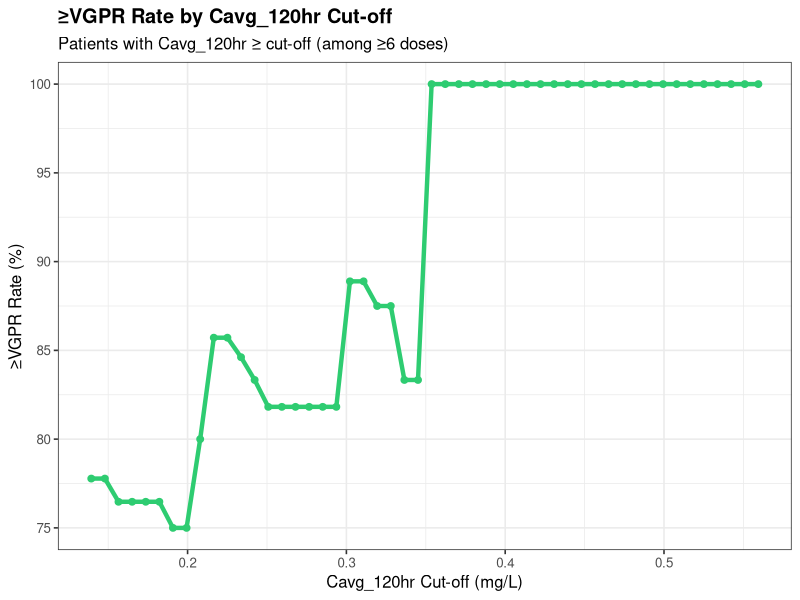
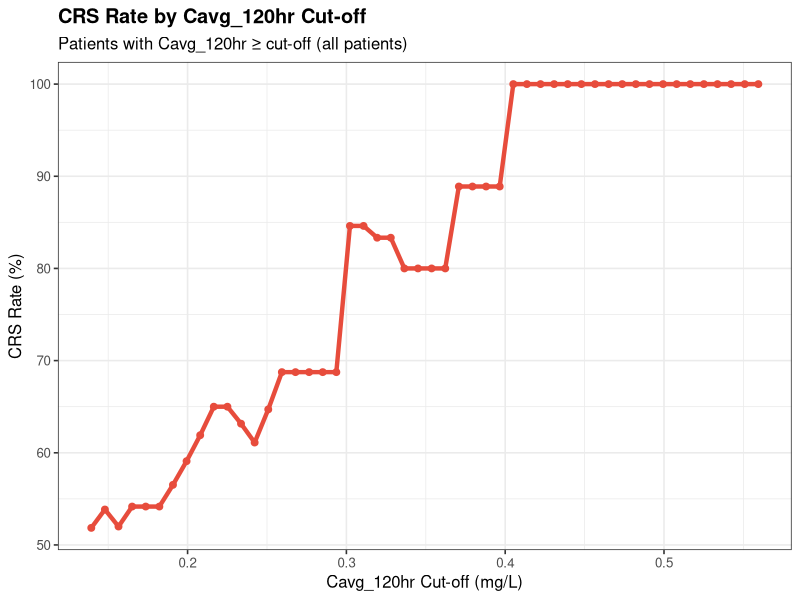
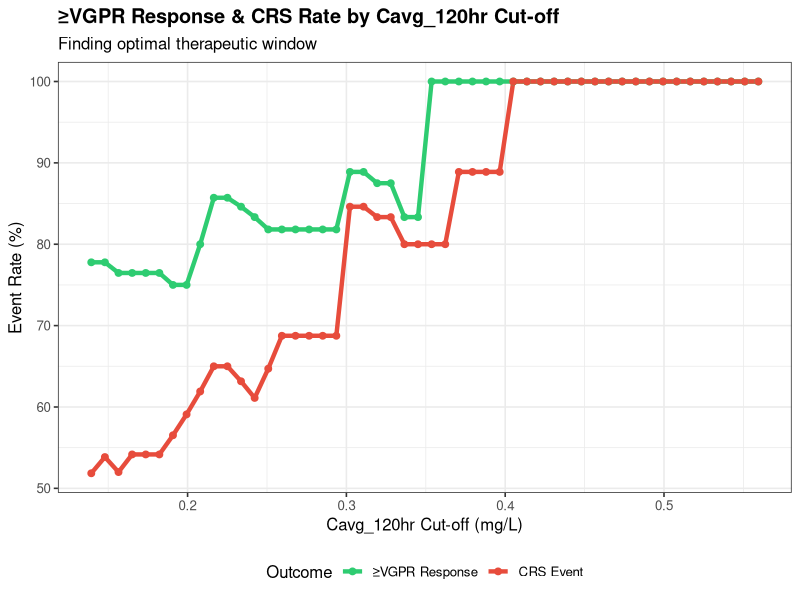
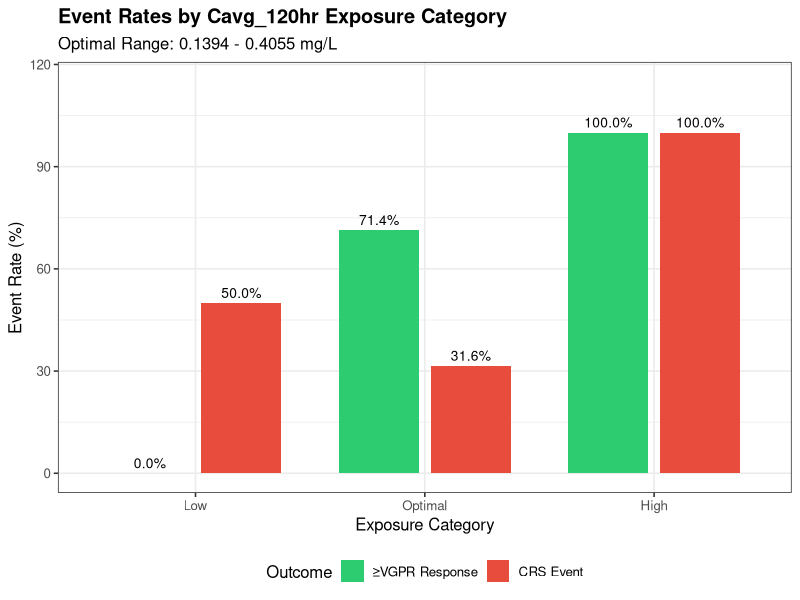
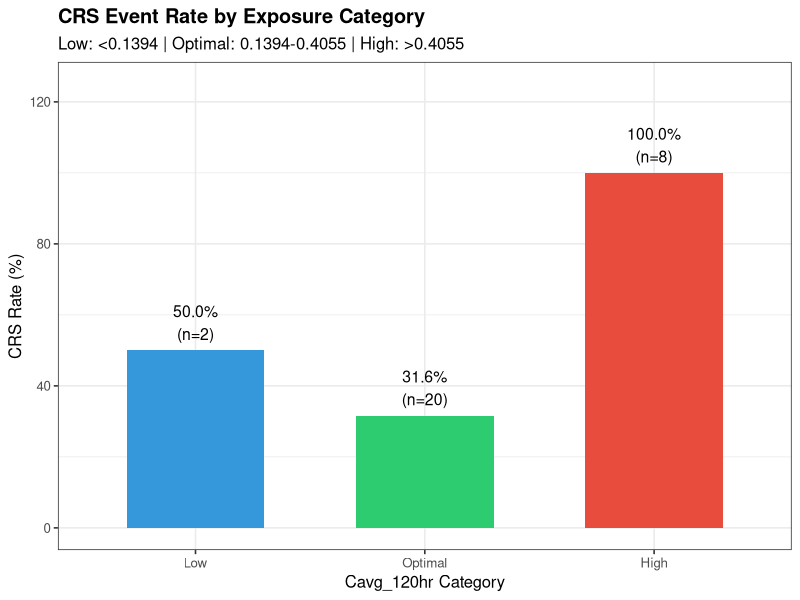
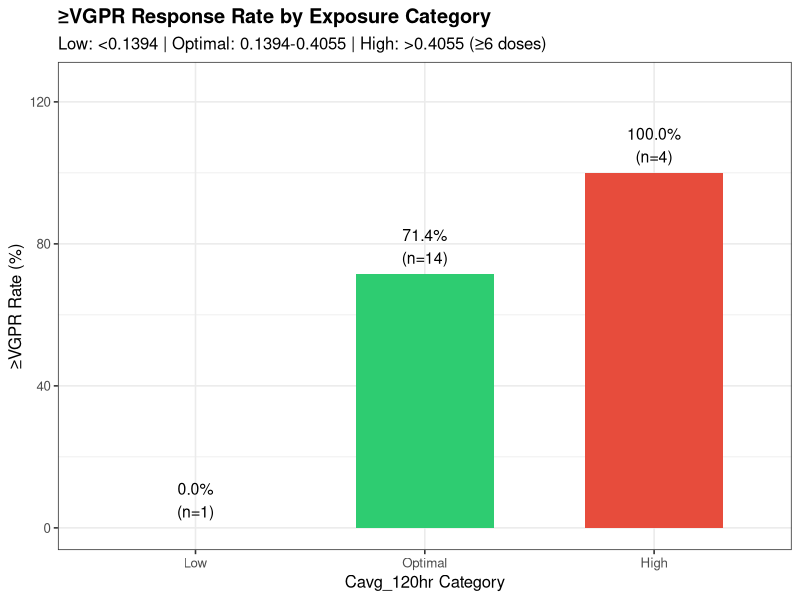
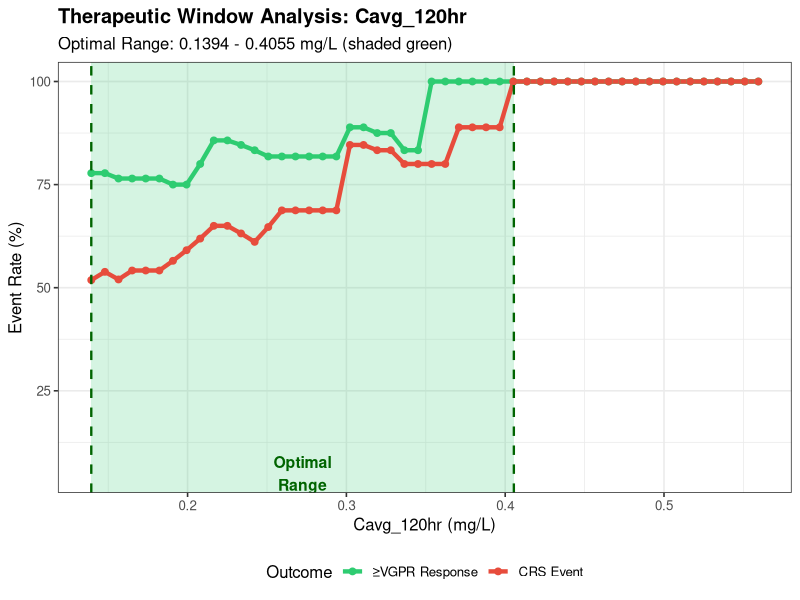

R code for these plots, in order:
#===============================================================================
# Teclistamab PK Cut-off Analysis: Cavg_120hr
#
# Analyze different Cavg_120hr cut-offs for:
# - Response (≥VGPR) rate
# - CRS event rate
#
# Find optimal therapeutic window (maximize efficacy, minimize toxicity)
# Categorize patients into Low/Optimal/High exposure groups
#
# PREREQUISITE: Run pk_simulation.R first to generate pk_ae_merged_results.csv
#===============================================================================

library(tidyverse)
library(gridExtra)

cat("==========================================================\n")
cat("    Teclistamab Cavg_120hr Cut-off Analysis\n")
cat("==========================================================\n\n")

#-------------------------------------------------------------------------------
# 1. Load Data
#-------------------------------------------------------------------------------

cat("Loading data...\n")

# Load PK + AE merged data
if (!file.exists("pk_ae_merged_results.csv")) {
  stop("ERROR: pk_ae_merged_results.csv not found!\n",
       "Please run pk_simulation.R first.")
}

pk_ae_data <- read_csv("pk_ae_merged_results.csv", show_col_types = FALSE)
cat("  - Loaded PK+AE data for", nrow(pk_ae_data), "patients\n")

# Load response data
response_data <- read_csv("response_data.csv", show_col_types = FALSE)
cat("  - Loaded response data for", nrow(response_data), "patients\n")

# Load dosing data to filter for ≥6 doses
dosing_all <- read_csv("mrgsolve_dosing_full.csv", show_col_types = FALSE) %>%
  filter(TIME >= 0) %>%
  arrange(ID, TIME)

# Calculate number of doses per patient
dose_counts <- dosing_all %>%
  group_by(ID) %>%
  summarise(N_doses_actual = n(), .groups = "drop")

#-------------------------------------------------------------------------------
# 2. Merge All Data
#-------------------------------------------------------------------------------

cat("\n=== Merging data ===\n")

# Merge PK + AE + Response data
analysis_data <- pk_ae_data %>%
  left_join(response_data, by = "PID") %>%
  left_join(dose_counts, by = "ID") %>%
  mutate(
    # VGPR or better (sCR, CR, VGPR)
    VGPR_or_better = ifelse(RESP_CTX %in% c("sCR", "CR", "VGPR"), 1, 0),
    # At least 6 doses
    Has_6doses = ifelse(N_doses_actual >= 6, TRUE, FALSE)
  )

cat("  - Merged data:", nrow(analysis_data), "patients\n")

# Summary
cat("\n--- Data Summary ---\n")
cat("Total patients:", nrow(analysis_data), "\n")
cat("Patients with ≥6 doses:", sum(analysis_data$Has_6doses, na.rm = TRUE), "\n")
cat("CRS any grade events:", sum(analysis_data$CRS_any, na.rm = TRUE), "\n")
cat("≥VGPR responses (≥6 doses):", sum(analysis_data$VGPR_or_better[analysis_data$Has_6doses], na.rm = TRUE), "\n")

#-------------------------------------------------------------------------------
# 3. Define Cut-off Range for Cavg_120hr
#-------------------------------------------------------------------------------

cat("\n=== Cavg_120hr Distribution ===\n")

cavg_values <- analysis_data$Cavg_120hr
cat("Min:", round(min(cavg_values, na.rm = TRUE), 4), "\n")
cat("Max:", round(max(cavg_values, na.rm = TRUE), 4), "\n")
cat("Median:", round(median(cavg_values, na.rm = TRUE), 4), "\n")
cat("Mean:", round(mean(cavg_values, na.rm = TRUE), 4), "\n")

# Define cut-off range (from 10th to 90th percentile)
cutoff_min <- quantile(cavg_values, 0.05, na.rm = TRUE)
cutoff_max <- quantile(cavg_values, 0.95, na.rm = TRUE)
cutoffs <- seq(cutoff_min, cutoff_max, length.out = 50)

cat("\nCut-off range:", round(cutoff_min, 4), "to", round(cutoff_max, 4), "\n")

#-------------------------------------------------------------------------------
# 4. Calculate Event Rates at Each Cut-off
#-------------------------------------------------------------------------------

cat("\n=== Calculating Event Rates at Each Cut-off ===\n")

# For CRS: use all patients (CRS typically occurs early)
# For VGPR: use patients with ≥6 doses only (need adequate treatment)

event_rate_results <- map_dfr(cutoffs, function(cutoff) {
  # CRS analysis (all patients)
  crs_high <- analysis_data %>% filter(Cavg_120hr >= cutoff)
  crs_low <- analysis_data %>% filter(Cavg_120hr < cutoff)

  crs_rate_high <- mean(crs_high$CRS_any, na.rm = TRUE)
  crs_rate_low <- mean(crs_low$CRS_any, na.rm = TRUE)

  # VGPR analysis (≥6 doses only)
  vgpr_data <- analysis_data %>% filter(Has_6doses == TRUE)
  vgpr_high <- vgpr_data %>% filter(Cavg_120hr >= cutoff)
  vgpr_low <- vgpr_data %>% filter(Cavg_120hr < cutoff)

  vgpr_rate_high <- mean(vgpr_high$VGPR_or_better, na.rm = TRUE)
  vgpr_rate_low <- mean(vgpr_low$VGPR_or_better, na.rm = TRUE)

  tibble(
    Cutoff = cutoff,
    # Above cutoff
    N_above = nrow(crs_high),
    CRS_rate_above = crs_rate_high * 100,
    VGPR_rate_above = vgpr_rate_high * 100,
    # Below cutoff
    N_below = nrow(crs_low),
    CRS_rate_below = crs_rate_low * 100,
    VGPR_rate_below = vgpr_rate_low * 100
  )
})

#-------------------------------------------------------------------------------
# 5. Create Event Rate vs Cut-off Plot
#-------------------------------------------------------------------------------

cat("\n=== Creating Cut-off Analysis Plots ===\n")

# Plot 1: VGPR Rate vs Cut-off (High Cavg_120hr)
p1 <- ggplot(event_rate_results, aes(x = Cutoff)) +
  geom_line(aes(y = VGPR_rate_above), color = "#2ecc71", size = 1.5) +
  geom_point(aes(y = VGPR_rate_above), color = "#2ecc71", size = 2) +
  labs(
    title = "≥VGPR Rate by Cavg_120hr Cut-off",
    subtitle = "Patients with Cavg_120hr ≥ cut-off (among ≥6 doses)",
    x = "Cavg_120hr Cut-off (mg/L)",
    y = "≥VGPR Rate (%)"
  ) +
  theme_bw(base_size = 12) +
  theme(plot.title = element_text(face = "bold"))

# Plot 2: CRS Rate vs Cut-off (High Cavg_120hr)
p2 <- ggplot(event_rate_results, aes(x = Cutoff)) +
  geom_line(aes(y = CRS_rate_above), color = "#e74c3c", size = 1.5) +
  geom_point(aes(y = CRS_rate_above), color = "#e74c3c", size = 2) +
  labs(
    title = "CRS Rate by Cavg_120hr Cut-off",
    subtitle = "Patients with Cavg_120hr ≥ cut-off (all patients)",
    x = "Cavg_120hr Cut-off (mg/L)",
    y = "CRS Rate (%)"
  ) +
  theme_bw(base_size = 12) +
  theme(plot.title = element_text(face = "bold"))

# Combined plot: Both rates vs cut-off
plot_data_long <- event_rate_results %>%
  select(Cutoff, VGPR_rate_above, CRS_rate_above) %>%
  pivot_longer(
    cols = c(VGPR_rate_above, CRS_rate_above),
    names_to = "Outcome",
    values_to = "Rate"
  ) %>%
  mutate(
    Outcome = case_when(
      Outcome == "VGPR_rate_above" ~ "≥VGPR Response",
      Outcome == "CRS_rate_above" ~ "CRS Event"
    )
  )

p3 <- ggplot(plot_data_long, aes(x = Cutoff, y = Rate, color = Outcome)) +
  geom_line(size = 1.5) +
  geom_point(size = 2) +
  scale_color_manual(values = c("CRS Event" = "#e74c3c", "≥VGPR Response" = "#2ecc71")) +
  labs(
    title = "≥VGPR Response & CRS Rate by Cavg_120hr Cut-off",
    subtitle = "Finding optimal therapeutic window",
    x = "Cavg_120hr Cut-off (mg/L)",
    y = "Event Rate (%)",
    color = "Outcome"
  ) +
  theme_bw(base_size = 12) +
  theme(
    plot.title = element_text(face = "bold"),
    legend.position = "bottom"
  )

ggsave("cutoff_VGPR_rate.png", p1, width = 8, height = 6, dpi = 200)
ggsave("cutoff_CRS_rate.png", p2, width = 8, height = 6, dpi = 200)
ggsave("cutoff_combined_rates.png", p3, width = 10, height = 7, dpi = 200)

cat("Saved: cutoff_VGPR_rate.png\n")
cat("Saved: cutoff_CRS_rate.png\n")
cat("Saved: cutoff_combined_rates.png\n")

#-------------------------------------------------------------------------------
# 6. Find Optimal Range Using Benefit-Risk Analysis
#-------------------------------------------------------------------------------

cat("\n=== Finding Optimal Range (Benefit-Risk Analysis) ===\n")

library(pROC)

# Strategy: Find range where VGPR is maximized and CRS is acceptable
# 1. Upper bound: Where CRS rate stays below safety threshold
# 2. Lower bound: Where VGPR rate is acceptable
# 3. Net Clinical Benefit: VGPR_rate - CRS_rate

# Define thresholds
CRS_THRESHOLD <- 90   # Maximum acceptable CRS rate (%)
VGPR_MIN_THRESHOLD <- 50  # Minimum acceptable VGPR rate (%)

#--- Method 1: Constraint-based approach ---
cat("\n--- Method 1: Constraint-Based Approach ---\n")

# Calculate event rates at each Cavg_120hr value (within-bin analysis)
# Create finer bins for more precise analysis
n_bins <- 20
cavg_sorted <- sort(analysis_data$Cavg_120hr)
bin_breaks <- quantile(cavg_sorted, probs = seq(0, 1, length.out = n_bins + 1), na.rm = TRUE)
bin_breaks <- unique(bin_breaks)  # Remove duplicates

# Calculate event rates for each bin
bin_analysis <- map_dfr(1:(length(bin_breaks) - 1), function(i) {
  lower <- bin_breaks[i]
  upper <- bin_breaks[i + 1]

  # All patients in this bin (for CRS)
  bin_all <- analysis_data %>%
    filter(Cavg_120hr >= lower & Cavg_120hr < upper)

  # Patients with ≥6 doses in this bin (for VGPR)
  bin_vgpr <- analysis_data %>%
    filter(Has_6doses == TRUE & Cavg_120hr >= lower & Cavg_120hr < upper)

  tibble(
    Bin = i,
    Lower = lower,
    Upper = upper,
    Midpoint = (lower + upper) / 2,
    N_all = nrow(bin_all),
    N_vgpr = nrow(bin_vgpr),
    CRS_rate = ifelse(nrow(bin_all) > 0, mean(bin_all$CRS_any, na.rm = TRUE) * 100, NA),
    VGPR_rate = ifelse(nrow(bin_vgpr) > 0, mean(bin_vgpr$VGPR_or_better, na.rm = TRUE) * 100, NA)
  )
})

cat("\n--- Event Rates by Cavg_120hr Bin ---\n")
print(bin_analysis %>% select(Bin, Lower, Upper, N_all, CRS_rate, N_vgpr, VGPR_rate), n = 25)

# Find upper bound: highest Cavg_120hr where CRS < threshold
upper_candidates <- bin_analysis %>%
  filter(!is.na(CRS_rate) & CRS_rate < CRS_THRESHOLD) %>%
  arrange(desc(Upper))

if (nrow(upper_candidates) > 0) {
  optimal_upper <- upper_candidates$Upper[1]
  cat(sprintf("\nUpper bound (CRS < %d%%): %.4f mg/L\n", CRS_THRESHOLD, optimal_upper))
} else {
  # If all bins have CRS >= threshold, use median
  optimal_upper <- median(cavg_values, na.rm = TRUE)
  cat(sprintf("\nNo bin with CRS < %d%%, using median: %.4f mg/L\n", CRS_THRESHOLD, optimal_upper))
}

# Find lower bound: lowest Cavg_120hr where VGPR is still acceptable
# Use cumulative approach: VGPR rate for patients >= cutoff
lower_candidates <- event_rate_results %>%
  filter(VGPR_rate_above >= VGPR_MIN_THRESHOLD & Cutoff <= optimal_upper) %>%
  arrange(Cutoff)

if (nrow(lower_candidates) > 0) {
  optimal_lower <- lower_candidates$Cutoff[1]
  cat(sprintf("Lower bound (VGPR >= %d%% above): %.4f mg/L\n", VGPR_MIN_THRESHOLD, optimal_lower))
} else {
  optimal_lower <- quantile(cavg_values, 0.25, na.rm = TRUE)
  cat(sprintf("No cutoff with VGPR >= %d%%, using Q1: %.4f mg/L\n", VGPR_MIN_THRESHOLD, optimal_lower))
}

#--- Method 2: Net Clinical Benefit ---
cat("\n--- Method 2: Net Clinical Benefit Score ---\n")

# Calculate Net Benefit = VGPR_rate - CRS_rate for patients within range [lower, upper]
# Test different ranges
range_analysis <- expand_grid(
  Lower = quantile(cavg_values, seq(0.1, 0.5, by = 0.1), na.rm = TRUE),
  Upper = quantile(cavg_values, seq(0.5, 0.9, by = 0.1), na.rm = TRUE)
) %>%
  filter(Lower < Upper) %>%
  rowwise() %>%
  mutate(
    # Patients within range
    N_range_all = sum(analysis_data$Cavg_120hr >= Lower & analysis_data$Cavg_120hr <= Upper, na.rm = TRUE),
    N_range_vgpr = sum(analysis_data$Cavg_120hr >= Lower & analysis_data$Cavg_120hr <= Upper &
                        analysis_data$Has_6doses == TRUE, na.rm = TRUE),

    # Event rates within range
    CRS_in_range = {
      pts <- analysis_data %>% filter(Cavg_120hr >= Lower & Cavg_120hr <= Upper)
      if (nrow(pts) > 0) mean(pts$CRS_any, na.rm = TRUE) * 100 else NA_real_
    },
    VGPR_in_range = {
      pts <- analysis_data %>% filter(Cavg_120hr >= Lower & Cavg_120hr <= Upper & Has_6doses == TRUE)
      if (nrow(pts) > 0) mean(pts$VGPR_or_better, na.rm = TRUE) * 100 else NA_real_
    },

    # Net Clinical Benefit (higher is better)
    Net_Benefit = VGPR_in_range - CRS_in_range,

    # Benefit-Risk Ratio (higher is better, avoid division by zero)
    Benefit_Risk_Ratio = VGPR_in_range / (CRS_in_range + 1)
  ) %>%
  ungroup() %>%
  filter(!is.na(Net_Benefit) & N_range_all >= 3)

# Find best range by Net Benefit (with constraint that CRS < threshold)
best_range <- range_analysis %>%
  filter(CRS_in_range < CRS_THRESHOLD) %>%
  arrange(desc(Net_Benefit)) %>%
  head(1)

if (nrow(best_range) > 0) {
  cat(sprintf("\nBest Range by Net Benefit (CRS < %d%%):\n", CRS_THRESHOLD))
  cat(sprintf("  Range: %.4f - %.4f mg/L\n", best_range$Lower, best_range$Upper))
  cat(sprintf("  N in range: %d (all), %d (≥6 doses)\n", best_range$N_range_all, best_range$N_range_vgpr))
  cat(sprintf("  VGPR rate: %.1f%%\n", best_range$VGPR_in_range))
  cat(sprintf("  CRS rate: %.1f%%\n", best_range$CRS_in_range))
  cat(sprintf("  Net Benefit: %.1f\n", best_range$Net_Benefit))

  # Use Method 2 result if it gives better range
  if (best_range$Net_Benefit > (optimal_lower - optimal_upper)) {
    optimal_lower_m2 <- best_range$Lower
    optimal_upper_m2 <- best_range$Upper
  }
}

#--- Final Optimal Range Selection ---
cat("\n--- Final Optimal Range ---\n")

# Ensure upper bound respects CRS constraint
# Check CRS rate at the proposed upper bound
crs_at_upper <- bin_analysis %>%
  filter(Upper <= optimal_upper) %>%
  summarise(max_crs = max(CRS_rate, na.rm = TRUE))

if (!is.na(crs_at_upper$max_crs) && crs_at_upper$max_crs >= 100) {
  # Find the last bin before CRS reaches 100%
  safe_bins <- bin_analysis %>%
    filter(CRS_rate < 100) %>%
    arrange(desc(Upper))

  if (nrow(safe_bins) > 0) {
    optimal_upper <- safe_bins$Upper[1]
    cat(sprintf("Adjusted upper bound (before CRS=100%%): %.4f mg/L\n", optimal_upper))
  }
}

# Validate bounds
if (optimal_lower >= optimal_upper) {
  cat("Warning: Lower bound >= Upper bound, adjusting...\n")
  optimal_lower <- quantile(cavg_values, 0.33, na.rm = TRUE)
  optimal_upper <- quantile(cavg_values, 0.67, na.rm = TRUE)
}

cat(sprintf("\n>>> OPTIMAL RANGE: %.4f - %.4f mg/L <<<\n", optimal_lower, optimal_upper))

#-------------------------------------------------------------------------------
# 7. Categorize Patients: Low / Optimal / High
#-------------------------------------------------------------------------------

cat("\n=== Categorizing Patients ===\n")

analysis_data <- analysis_data %>%
  mutate(
    Exposure_Category = case_when(
      Cavg_120hr < optimal_lower ~ "Low",
      Cavg_120hr >= optimal_lower & Cavg_120hr <= optimal_upper ~ "Optimal",
      Cavg_120hr > optimal_upper ~ "High"
    ),
    Exposure_Category = factor(Exposure_Category, levels = c("Low", "Optimal", "High"))
  )

cat("\nExposure Category Distribution:\n")
print(table(analysis_data$Exposure_Category))

#-------------------------------------------------------------------------------
# 8. Calculate Event Rates by Category
#-------------------------------------------------------------------------------

cat("\n=== Event Rates by Exposure Category ===\n")

# CRS rates (all patients)
crs_by_category <- analysis_data %>%
  group_by(Exposure_Category) %>%
  summarise(
    N = n(),
    CRS_events = sum(CRS_any, na.rm = TRUE),
    CRS_rate = mean(CRS_any, na.rm = TRUE) * 100,
    .groups = "drop"
  )

cat("\n--- CRS Event Rate by Exposure Category ---\n")
print(crs_by_category)

# VGPR rates (≥6 doses only)
vgpr_by_category <- analysis_data %>%
  filter(Has_6doses == TRUE) %>%
  group_by(Exposure_Category) %>%
  summarise(
    N = n(),
    VGPR_events = sum(VGPR_or_better, na.rm = TRUE),
    VGPR_rate = mean(VGPR_or_better, na.rm = TRUE) * 100,
    .groups = "drop"
  )

cat("\n--- ≥VGPR Rate by Exposure Category (≥6 doses) ---\n")
print(vgpr_by_category)

# Combined summary
summary_by_category <- crs_by_category %>%
  left_join(
    vgpr_by_category %>% select(Exposure_Category, N_vgpr = N, VGPR_events, VGPR_rate),
    by = "Exposure_Category"
  )

cat("\n--- Combined Summary ---\n")
print(summary_by_category)

write_csv(summary_by_category, "pk_cutoff_category_summary.csv")
cat("\nSaved: pk_cutoff_category_summary.csv\n")

#-------------------------------------------------------------------------------
# 9. Create Bar Plot for Event Rates by Category
#-------------------------------------------------------------------------------

cat("\n=== Creating Category Bar Plots ===\n")

# Prepare data for plotting
bar_data <- bind_rows(
  crs_by_category %>%
    select(Exposure_Category, Rate = CRS_rate, N) %>%
    mutate(Outcome = "CRS Event"),
  vgpr_by_category %>%
    select(Exposure_Category, Rate = VGPR_rate, N) %>%
    mutate(Outcome = "≥VGPR Response")
)

# Bar plot
p_bar <- ggplot(bar_data, aes(x = Exposure_Category, y = Rate, fill = Outcome)) +
  geom_bar(stat = "identity", position = position_dodge(width = 0.8), width = 0.7) +
  geom_text(aes(label = sprintf("%.1f%%", Rate)),
            position = position_dodge(width = 0.8), vjust = -0.5, size = 3.5) +
  scale_fill_manual(values = c("CRS Event" = "#e74c3c", "≥VGPR Response" = "#2ecc71")) +
  labs(
    title = "Event Rates by Cavg_120hr Exposure Category",
    subtitle = sprintf("Optimal Range: %.4f - %.4f mg/L", optimal_lower, optimal_upper),
    x = "Exposure Category",
    y = "Event Rate (%)",
    fill = "Outcome"
  ) +
  ylim(0, max(bar_data$Rate, na.rm = TRUE) * 1.15) +
  theme_bw(base_size = 12) +
  theme(
    plot.title = element_text(face = "bold"),
    legend.position = "bottom"
  )

ggsave("cutoff_category_barplot.png", p_bar, width = 10, height = 7, dpi = 200)
cat("Saved: cutoff_category_barplot.png\n")

# Separate plots for each outcome
p_crs_bar <- ggplot(crs_by_category, aes(x = Exposure_Category, y = CRS_rate, fill = Exposure_Category)) +
  geom_bar(stat = "identity", width = 0.6) +
  geom_text(aes(label = sprintf("%.1f%%\n(n=%d)", CRS_rate, N)), vjust = -0.3, size = 4) +
  scale_fill_manual(values = c("Low" = "#3498db", "Optimal" = "#2ecc71", "High" = "#e74c3c")) +
  labs(
    title = "CRS Event Rate by Exposure Category",
    subtitle = sprintf("Low: <%.4f | Optimal: %.4f-%.4f | High: >%.4f",
                       optimal_lower, optimal_lower, optimal_upper, optimal_upper),
    x = "Cavg_120hr Category",
    y = "CRS Rate (%)"
  ) +
  ylim(0, max(crs_by_category$CRS_rate, na.rm = TRUE) * 1.25) +
  theme_bw(base_size = 12) +
  theme(plot.title = element_text(face = "bold"), legend.position = "none")

p_vgpr_bar <- ggplot(vgpr_by_category, aes(x = Exposure_Category, y = VGPR_rate, fill = Exposure_Category)) +
  geom_bar(stat = "identity", width = 0.6) +
  geom_text(aes(label = sprintf("%.1f%%\n(n=%d)", VGPR_rate, N)), vjust = -0.3, size = 4) +
  scale_fill_manual(values = c("Low" = "#3498db", "Optimal" = "#2ecc71", "High" = "#e74c3c")) +
  labs(
    title = "≥VGPR Response Rate by Exposure Category",
    subtitle = sprintf("Low: <%.4f | Optimal: %.4f-%.4f | High: >%.4f (≥6 doses)",
                       optimal_lower, optimal_lower, optimal_upper, optimal_upper),
    x = "Cavg_120hr Category",
    y = "≥VGPR Rate (%)"
  ) +
  ylim(0, max(vgpr_by_category$VGPR_rate, na.rm = TRUE) * 1.25) +
  theme_bw(base_size = 12) +
  theme(plot.title = element_text(face = "bold"), legend.position = "none")

ggsave("cutoff_CRS_barplot.png", p_crs_bar, width = 8, height = 6, dpi = 200)
ggsave("cutoff_VGPR_barplot.png", p_vgpr_bar, width = 8, height = 6, dpi = 200)

cat("Saved: cutoff_CRS_barplot.png\n")
cat("Saved: cutoff_VGPR_barplot.png\n")

#-------------------------------------------------------------------------------
# 10. Combined Cut-off Plot with Optimal Range Shading
#-------------------------------------------------------------------------------

p_combined_shaded <- ggplot(plot_data_long, aes(x = Cutoff, y = Rate, color = Outcome)) +
  annotate("rect", xmin = optimal_lower, xmax = optimal_upper,
           ymin = -Inf, ymax = Inf, fill = "#2ecc71", alpha = 0.2) +
  geom_line(size = 1.5) +
  geom_point(size = 2) +
  geom_vline(xintercept = optimal_lower, linetype = "dashed", color = "darkgreen", size = 0.8) +
  geom_vline(xintercept = optimal_upper, linetype = "dashed", color = "darkgreen", size = 0.8) +
  scale_color_manual(values = c("CRS Event" = "#e74c3c", "≥VGPR Response" = "#2ecc71")) +
  annotate("text", x = (optimal_lower + optimal_upper) / 2, y = 5,
           label = "Optimal\nRange", color = "darkgreen", fontface = "bold", size = 4) +
  labs(
    title = "Therapeutic Window Analysis: Cavg_120hr",
    subtitle = sprintf("Optimal Range: %.4f - %.4f mg/L (shaded green)", optimal_lower, optimal_upper),
    x = "Cavg_120hr (mg/L)",
    y = "Event Rate (%)",
    color = "Outcome"
  ) +
  theme_bw(base_size = 12) +
  theme(
    plot.title = element_text(face = "bold"),
    legend.position = "bottom"
  )

ggsave("cutoff_therapeutic_window.png", p_combined_shaded, width = 12, height = 8, dpi = 200)
cat("Saved: cutoff_therapeutic_window.png\n")

#-------------------------------------------------------------------------------
# 11. Print Final Summary
#-------------------------------------------------------------------------------

cat("\n")
cat("==========================================================\n")
cat("              CAVG_120HR CUT-OFF ANALYSIS SUMMARY\n")
cat("==========================================================\n\n")

cat(sprintf("Optimal Therapeutic Range: %.4f - %.4f mg/L\n\n", optimal_lower, optimal_upper))

cat("--- Event Rates by Category ---\n\n")
cat("Exposure Category | CRS Rate (%) | ≥VGPR Rate (%)\n")
cat("------------------|--------------|---------------\n")
for (i in 1:nrow(summary_by_category)) {
  row <- summary_by_category[i, ]
  cat(sprintf("%-17s | %12.1f | %14.1f\n",
              as.character(row$Exposure_Category),
              row$CRS_rate,
              ifelse(is.na(row$VGPR_rate), 0, row$VGPR_rate)))
}

cat("\n==========================================================\n")
cat("                    OUTPUT FILES\n")
cat("==========================================================\n")
cat("  - pk_cutoff_category_summary.csv\n")
cat("  - cutoff_VGPR_rate.png\n")
cat("  - cutoff_CRS_rate.png\n")
cat("  - cutoff_combined_rates.png\n")
cat("  - cutoff_category_barplot.png\n")
cat("  - cutoff_CRS_barplot.png\n")
cat("  - cutoff_VGPR_barplot.png\n")
cat("  - cutoff_therapeutic_window.png\n")
cat("==========================================================\n")
cat("                 Analysis Complete!\n")
cat("==========================================================\n")
